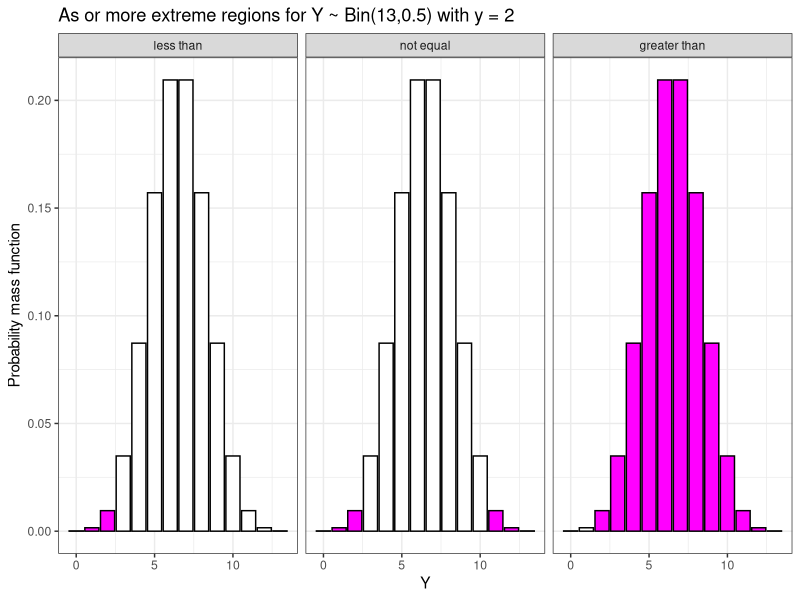

R code for this plot:
## ----libraries, message=FALSE, warning=FALSE, cache=FALSE-------------------------------------------------------------
library("tidyverse")


## ----set_seed, echo=FALSE---------------------------------------------------------------------------------------------
set.seed(2)


## ---------------------------------------------------------------------------------------------------------------------
n = 13
y = 6
theta0 = 0.5


## ---------------------------------------------------------------------------------------------------------------------
y = 2


## ---------------------------------------------------------------------------------------------------------------------
n = 13000
y = 6500


## ---------------------------------------------------------------------------------------------------------------------
n = 13
y = 2

d = data.frame(Y = 0:n) %>%
  dplyr::mutate(pmf = dbinom(Y, n, theta0),
         `not equal`= ifelse(abs(Y-n*theta0) >= abs(y-n*theta0),
                                     "Yes","No"),
         `less than` = ifelse(abs(Y <= y), "Yes", "No"),
         `greater than` = ifelse(abs(Y >= y), "Yes", "No")) %>%
  tidyr::gather("region", "fill", -Y, -pmf) %>%
  dplyr::mutate(region = factor(region, levels = c("less than","not equal","greater than")))

ggplot(d, aes(Y, pmf, fill = fill)) + 
  geom_bar(stat = "identity", color = "black") + 
  facet_grid(.~region) +
  theme_bw() + 
  theme(legend.position="none") +
  scale_fill_manual(values = c("Yes" = "magenta", "No" = "white")) +
  labs(title = paste0("As or more extreme regions for Y ~ Bin(",n,",",theta0,") with y = ",y),
       y = "Probability mass function")


## ----echo=TRUE--------------------------------------------------------------------------------------------------------
pbinom(y, size = n, prob = theta0)


## ----echo=TRUE--------------------------------------------------------------------------------------------------------
1-pbinom(y-1, size = n, prob = theta0)


## ----echo=TRUE--------------------------------------------------------------------------------------------------------
2*pbinom(y, size = n, prob = theta0)


## ----echo=TRUE--------------------------------------------------------------------------------------------------------
binom.test(y, n, p = theta0, alternative = "less")$p.value


## ----echo=TRUE--------------------------------------------------------------------------------------------------------
binom.test(y, n, p = theta0, alternative = "greater")$p.value


## ----echo=TRUE--------------------------------------------------------------------------------------------------------
binom.test(y, n, p = theta0, alternative = "two.sided")$p.value


## ----echo=TRUE--------------------------------------------------------------------------------------------------------
binom.test(3, 6, p = 1/6, alternative = "greater")$p.value
